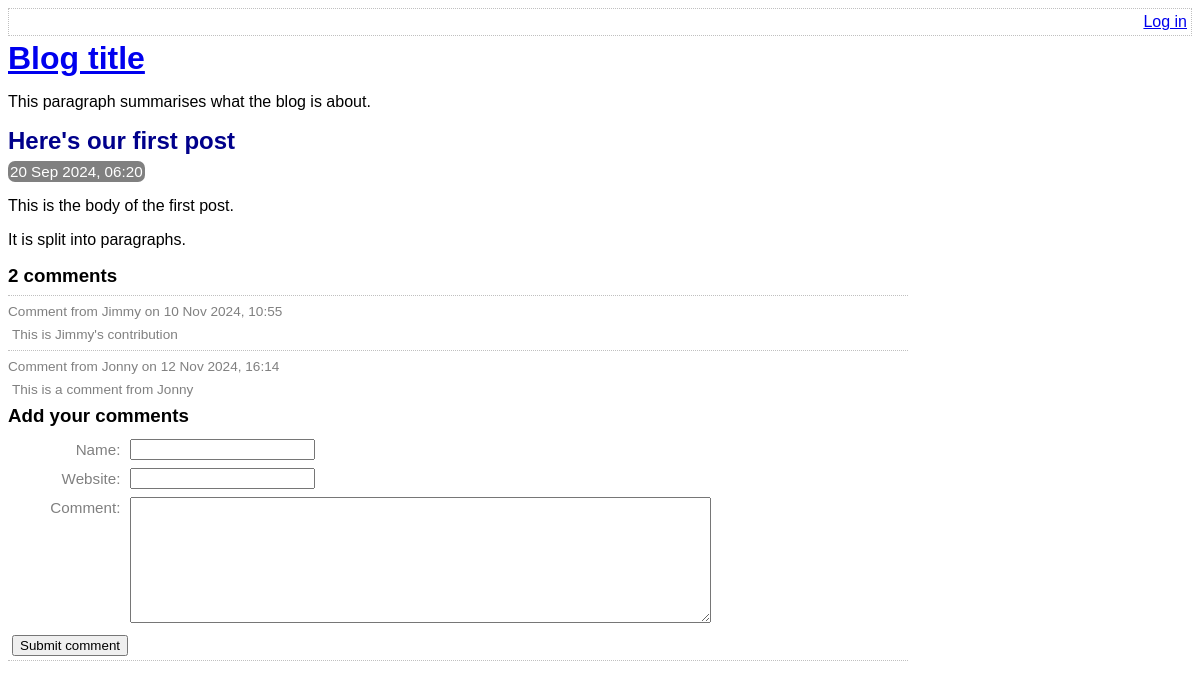
The app's page /view-post.php?post_id=1, older data.
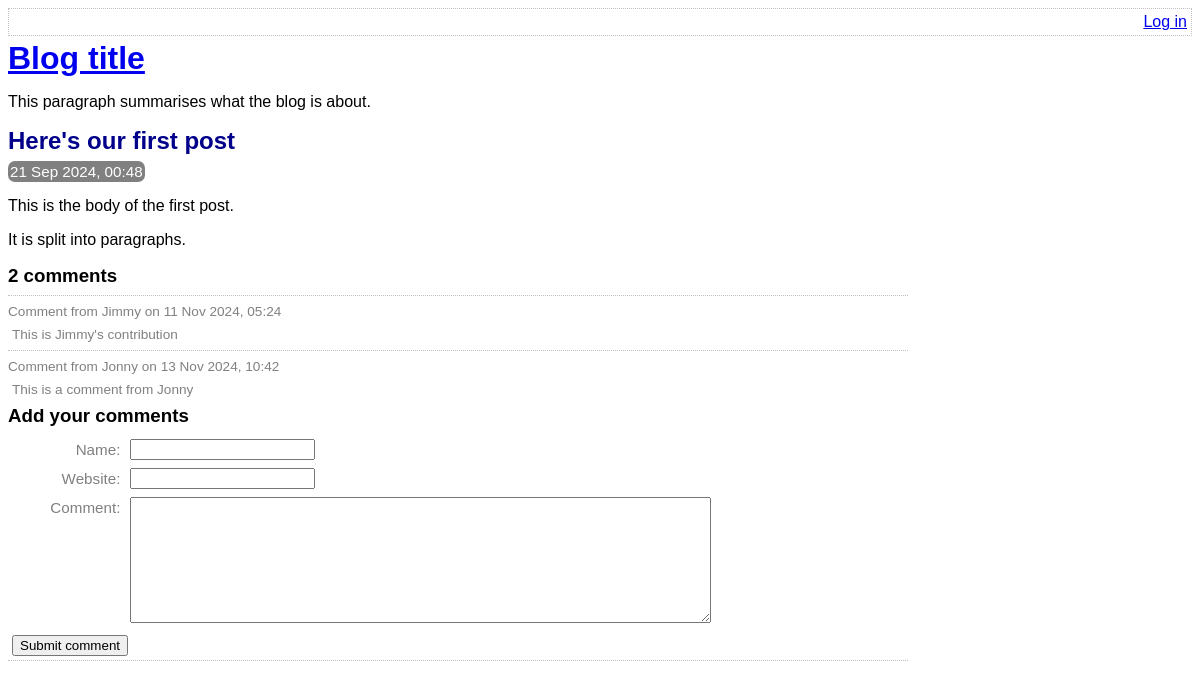
The same page, newer data.
### tables this page shows
CREATE TABLE post (
	id INTEGER PRIMARY KEY AUTOINCREMENT NOT NULL,
	title VARCHAR NOT NULL,
	body VARCHAR NOT NULL,
	user_id INTEGER NOT NULL,
	created_at VARCHAR NOT NULL,
	updated_at VARCHAR,
	FOREIGN KEY (user_id) REFERENCES user(id)
);

CREATE TABLE comment (
	id INTEGER PRIMARY KEY AUTOINCREMENT NOT NULL,
	post_id INTEGER NOT NULL,
	created_at VARCHAR NOT NULL,
	name VARCHAR NOT NULL,
	website VARCHAR,
	text VARCHAR NOT NULL,
	FOREIGN KEY (post_id) REFERENCES post(id)
);

### lib/view-post.php (called while the page is built, shortened)
<?php
function getPostRow(PDO $pdo, $postId)
{
    $stmt = $pdo->prepare(
        'SELECT
            title, created_at, body, (SELECT COUNT(*) FROM comment WHERE comment.post_id = post.id) comment_count
        FROM
            post
        WHERE
            id = :id'
    );
    $result = $stmt->execute(
        array('id' => $postId, )
    );
    $row = $stmt->fetch(PDO::FETCH_ASSOC);
    return $row;
}

### view-post.php (the view, shortened to what this page needs)
<?php
require_once 'lib/common.php';
require_once 'lib/view-post.php';
if (isset($_GET['post_id']))
{
    $postId = $_GET['post_id'];
}
else
{
    $postId = 0;
}
$pdo = getPDO();
$row = getPostRow($pdo, $postId);
$commentCount = $row['comment_count'];
?>
<!DOCTYPE html>
<html>
    <head>
        <?php require 'templates/head.php' ?>
    </head>
    <body>
        <?php require 'templates/title.php' ?>
        <div class="post">
            <h2>
                <?php echo htmlEscape($row['title']) ?>
            </h2>
            <div class="date">
                <?php echo convertSqlDate($row['created_at']) ?>
            </div>
            <?php echo convertNewlinesToParagraphs($row['body']) ?>
        </div>
        <?php require 'templates/list-comments.php'?>
        <?php require 'templates/comment-form.php' ?>
    </body>
</html>

### lib/common.php (shortened to what this page needs)
<?php
function getRootPath()
{
    return realpath(__DIR__ . '/..');
}
function getDatabasePath()
{
    return getRootPath() . '/data/data.sqlite';
}
function getDsn()
{
    return 'sqlite:' . getDatabasePath();
}
function getPDO()
{
    $pdo = new PDO(getDsn());
    return $pdo;
}
function htmlEscape($html)
{
    return htmlspecialchars($html, ENT_HTML5, 'UTF-8');
}
function convertSqlDate($sqlDate)
{
    $date = DateTime::createFromFormat('Y-m-d H:i:s', $sqlDate);
    return $date->format('d M Y, H:i');
}
function convertNewlinesToParagraphs($text)
{
    $escaped = htmlEscape($text);
    return '<p>' . str_replace("\n", "</p><p>", $escaped) . '</p>';
}
function getCommentsForPost(PDO $pdo, $postId)
{
    $pdo = getPDO();
    $sql = "
        SELECT
            id, name, text, created_at, website
        FROM
            comment
        WHERE
            post_id = :post_id
    ";
    $stmt = $pdo->prepare($sql);
    $stmt->execute(
        array('post_id' => $postId, )
    );
    return $stmt->fetchAll(PDO::FETCH_ASSOC);
}

### templates/list-comments.php (shortened to what this page needs)
<form
    method="post"
    class="comment-list"
    action="view-post.php?action=delete-comment&amp;post_id=<?php echo $postId ?>&amp;"
>
    <h3><?php echo $commentCount ?> comments</h3>
    <?php foreach (getCommentsForPost($pdo, $postId) as $comment): ?>
    <div class="comment">
        <div class="comment-meta">
            Comment from
            <?php echo htmlEscape($comment['name']) ?> on <?php echo convertSqlDate($comment['created_at']) ?>
        <div class="comment-body">
            <?php echo convertNewlinesToParagraphs($comment['text']) ?>
        </div>
    </div>
    <?php endforeach ?>
</form>

Row changes from the older to the newer data that the page shows:
changed post "Here's our first post": created_at "20 Sep 2024, 06:20" → "21 Sep 2024, 00:48"
changed comment "Jimmy": created_at "10 Nov 2024, 10:55" → "11 Nov 2024, 05:24"
changed comment "Jonny": created_at "12 Nov 2024, 16:14" → "13 Nov 2024, 10:42"
